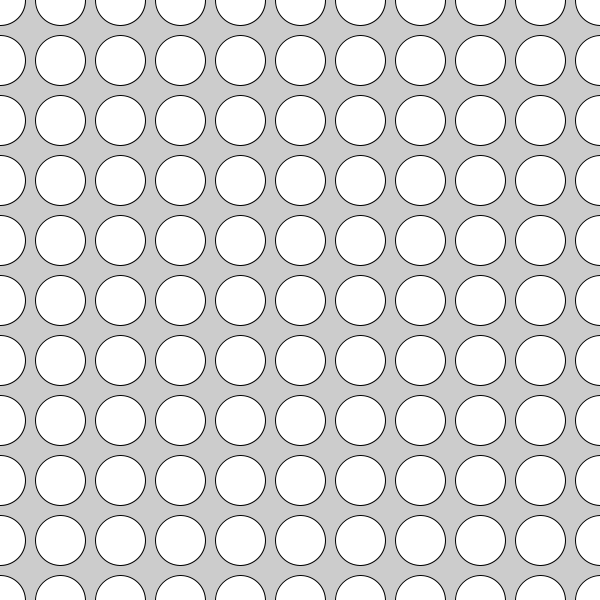
Frame 1 (no input)
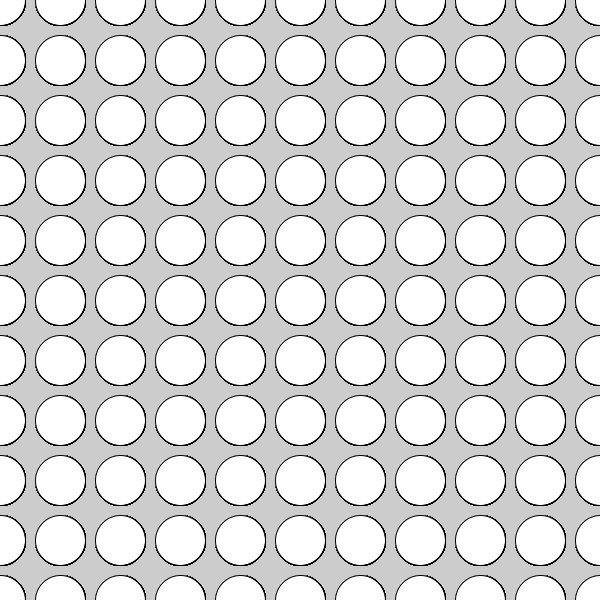
Frame 60 (the mouse pressed at the canvas centre just before this capture)
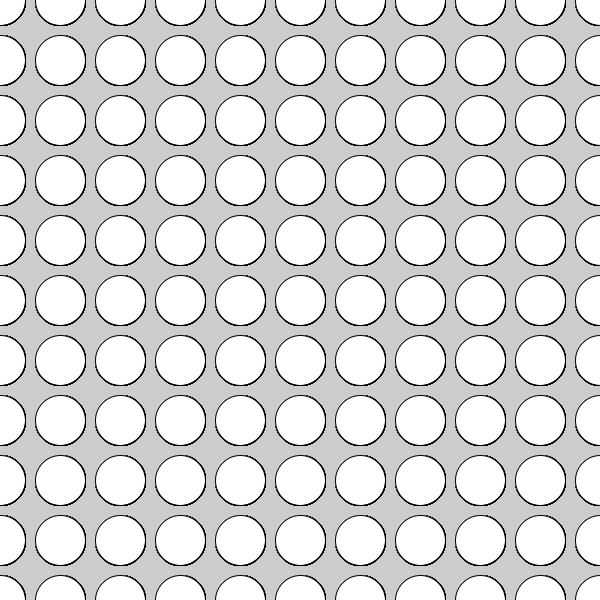
Frame 120 (the mouse held since frame 60 and released just before this capture)

The Processing sketch that drew these frames (run headless with seeded random() and noise(); from frame 60 on, the mouse is pressed at the canvas centre):

// Processing sketch: while_loops_3
// ── while_loops_3.pde
//use loops to prevent yourself from repeating yourself
//and to avoid human error

void setup() {
  size(600, 600);
}

void draw() {
  for(int i = 0; i <= 10; i++) {
     for(int j = 0; j <= 10; j++) {
       float x = map(i, 0, 10, 0, 600);
       float y = map(j, 0, 10, 0, 600);
      ellipse(x, y, 50, 50); 
     }
  }
}
